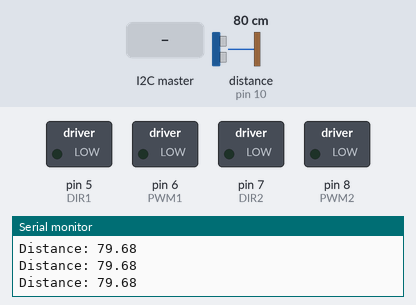
The sketch below on a simulated Arduino Mega 2560, built with avr-gcc and run on an emulated ATmega2560. On the bench: switched loads named in the sketch (green lamp = pin HIGH), the last lines printed to the serial monitor. Wiring (inferred from the names in the program): ultrasonic range finder: trigger pin 9; echo pin 10. The inputs (shaded band) are chosen by the test bench; at power-on: distance to the obstacle (sensor on pin 10) 80 cm. The echo pulse lasts 58.3 µs per cm; pins used as bus, display or sensor lines are not drawn.

Above: at 1.2 s.
1.3 s: the I2C master sends "e"
At 2.1 s:
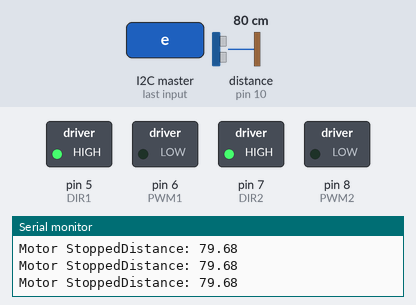
2.8 s: the I2C master sends "c"
At 3.7 s:
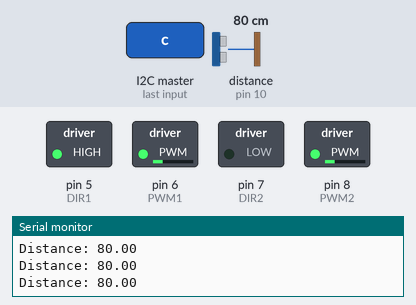
4.3 s: the I2C master sends "a"
At 5.3 s:
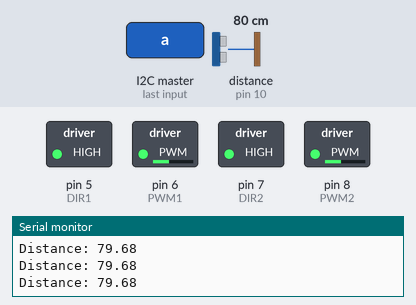
5.8 s: the I2C master sends "b"
At 6.9 s:
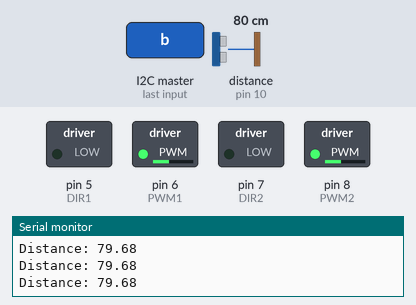
7.3 s: the I2C master sends "d"
At 8.8 s:
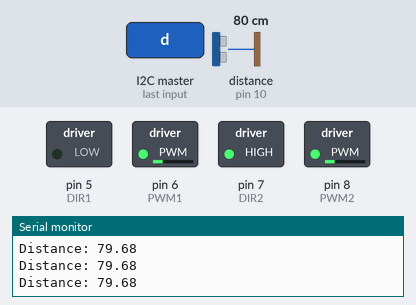
Timing chart, 0 to 10.3 s (numbered marks = the images above; inputs shaded):
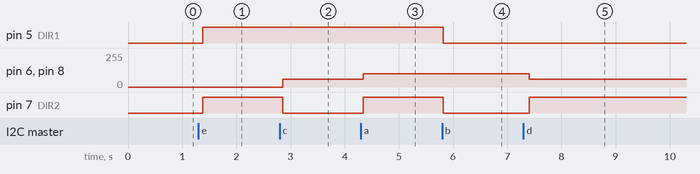

Measured:
- after the input at 1.3 s, pin 5 (DIR1), pin 7 (DIR2): LOW → HIGH after 0.08 s
- after the input at 2.8 s, pin 6 (PWM1), pin 8 (PWM2): 0/255 → 60/255 after 0.06 s; pin 7 (DIR2): HIGH → LOW after 0.06 s
- after the input at 4.3 s, pin 6 (PWM1), pin 8 (PWM2): 60/255 → 100/255 at once; pin 7 (DIR2): LOW → HIGH at once
- after the input at 5.8 s, pin 5 (DIR1), pin 7 (DIR2): HIGH → LOW at once
- after the input at 7.3 s, pin 6 (PWM1), pin 8 (PWM2): 100/255 → 60/255 after 0.11 s; pin 7 (DIR2): LOW → HIGH after 0.11 s

The sketch:

ARDUINO-MEGA.ino
```cpp
#include <Wire.h>
#include <ArduinoJson.h>
// Motor Driver Pins
#define DIR1 5
#define PWM1 6
#define DIR2 7
#define PWM2 8

// Ultrasonic Sensor Pins
#define TRIG 9
#define ECHO 10

char g;  // I2C received command
float distance; // Measured distance

void setup() {
  pinMode(DIR1, OUTPUT);
  pinMode(PWM1, OUTPUT);
  pinMode(DIR2, OUTPUT);
  pinMode(PWM2, OUTPUT);

  pinMode(TRIG, OUTPUT);
  pinMode(ECHO, INPUT);

  Serial.begin(9600);
  Wire.begin(8);                        // Join I2C bus with address 8
  Wire.onReceive(receiveEvent);         // Register receive event
  Wire.onRequest(requestEvent);         // Register request event
}
void loop() {
  distance = measureDistance();
  Serial.print("Distance: ");
  Serial.println(distance);

  // Obstacle detection should only apply to forward movement
if (g == 'a' && distance <= 60) {
    dc_stop();
    Serial.println("Obstacle detected! Stopping forward movement.");
    g = 'e'; // Stop and wait for a new command
}


  // Execute movement based on command
  if (g == 'a') forward();
  else if (g == 'b') backward(); // Backward is NOT affected by obstacle detection
  else if (g == 'c') right();
  else if (g == 'd') left();
  else if (g == 'e') dc_stop();

  delay(100);
}

// Function to measure distance using Ultrasonic Sensor
float measureDistance() {
  digitalWrite(TRIG, LOW);
  delayMicroseconds(2);
  digitalWrite(TRIG, HIGH);
  delayMicroseconds(10);
  digitalWrite(TRIG, LOW);
  float duration = pulseIn(ECHO, HIGH);
  return (duration * 0.0343) / 2; // Convert to cm
}

// Motor Control Functions (NO MODIFICATIONS)
void forward() {
  analogWrite(PWM1, 100);
  analogWrite(PWM2, 100);
  digitalWrite(DIR1, HIGH);
  digitalWrite(DIR2, HIGH);
}
void backward() {
  analogWrite(PWM1, 100);
  analogWrite(PWM2, 100);
  digitalWrite(DIR1, LOW);
  digitalWrite(DIR2, LOW);
}
void left() {
  analogWrite(PWM1, 60);
  analogWrite(PWM2, 60);
  digitalWrite(DIR1, LOW);
  digitalWrite(DIR2, HIGH);
}
void right() {
  analogWrite(PWM1, 60);
  analogWrite(PWM2, 60);
  digitalWrite(DIR1, HIGH);
  digitalWrite(DIR2, LOW);
}
void dc_stop() {
  analogWrite(PWM1, 0);
  analogWrite(PWM2, 0);
  digitalWrite(DIR1, HIGH);
  digitalWrite(DIR2, HIGH);
  Serial.print("Motor Stopped");
}

// I2C Communication
void receiveEvent(int howMany) {
  while (Wire.available()) {
    g = Wire.read();
  }
}
void requestEvent() {
  Wire.write(String(distance).c_str());  // Send distance to NodeMCU
}
```
